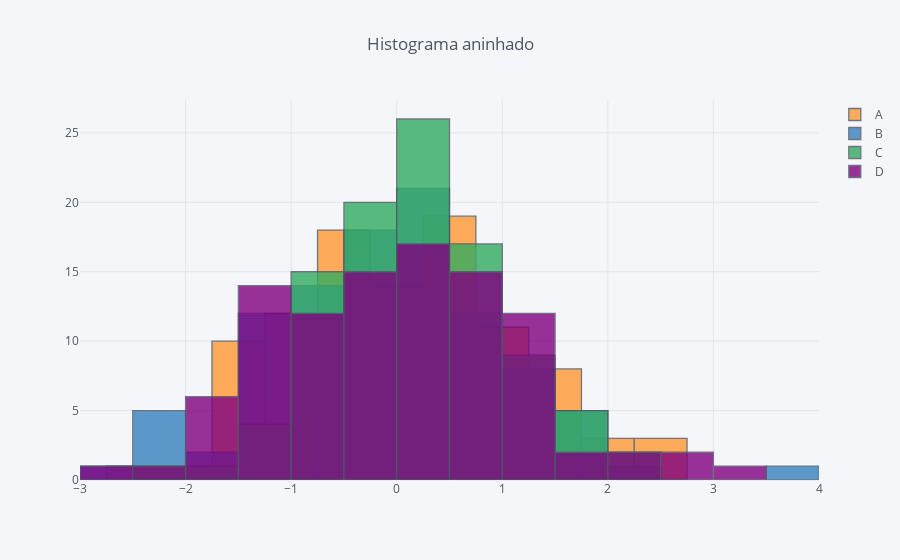

Notebook source saved alongside this figure:
### Markdown cell above
Histogramas aninhados:

### Code cell
#Devido ao mesmo tipo de dados, pode se aninhar as colunas no histograma.

df.iplot(kind='hist',title='Histograma aninhado')
